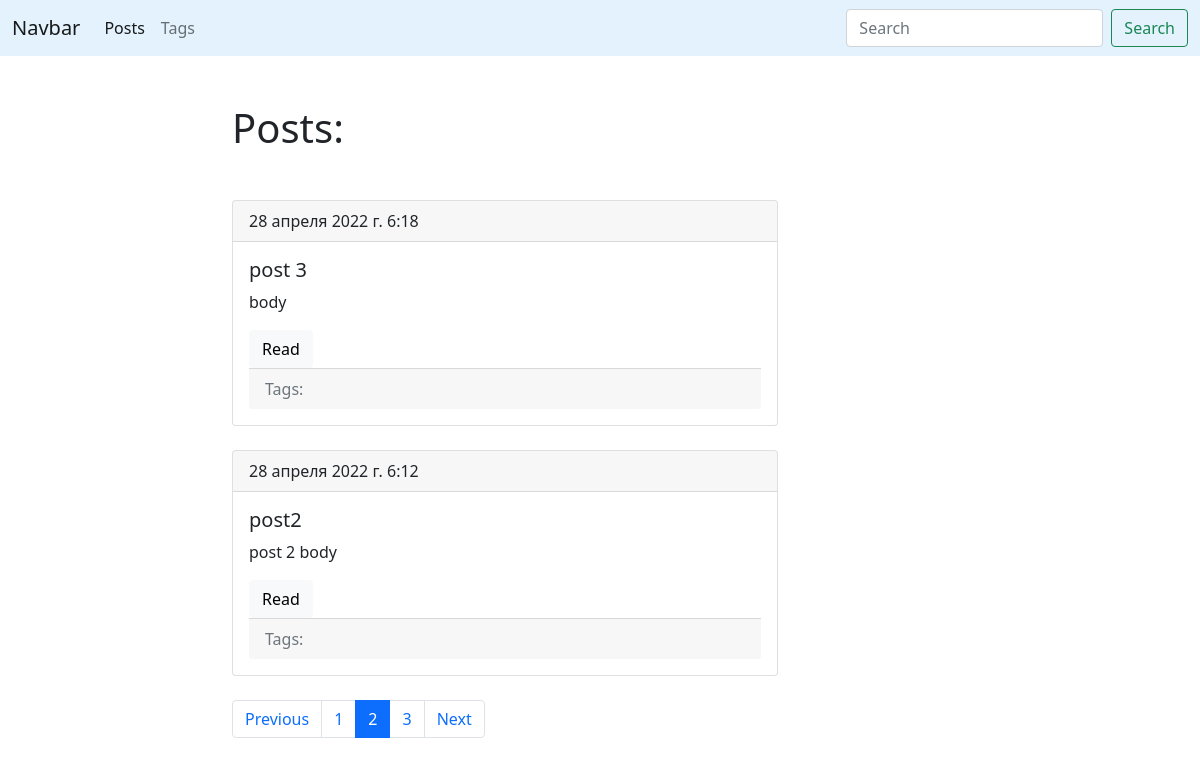
/blog/?page=2, run on an earlier commit of the app's database.
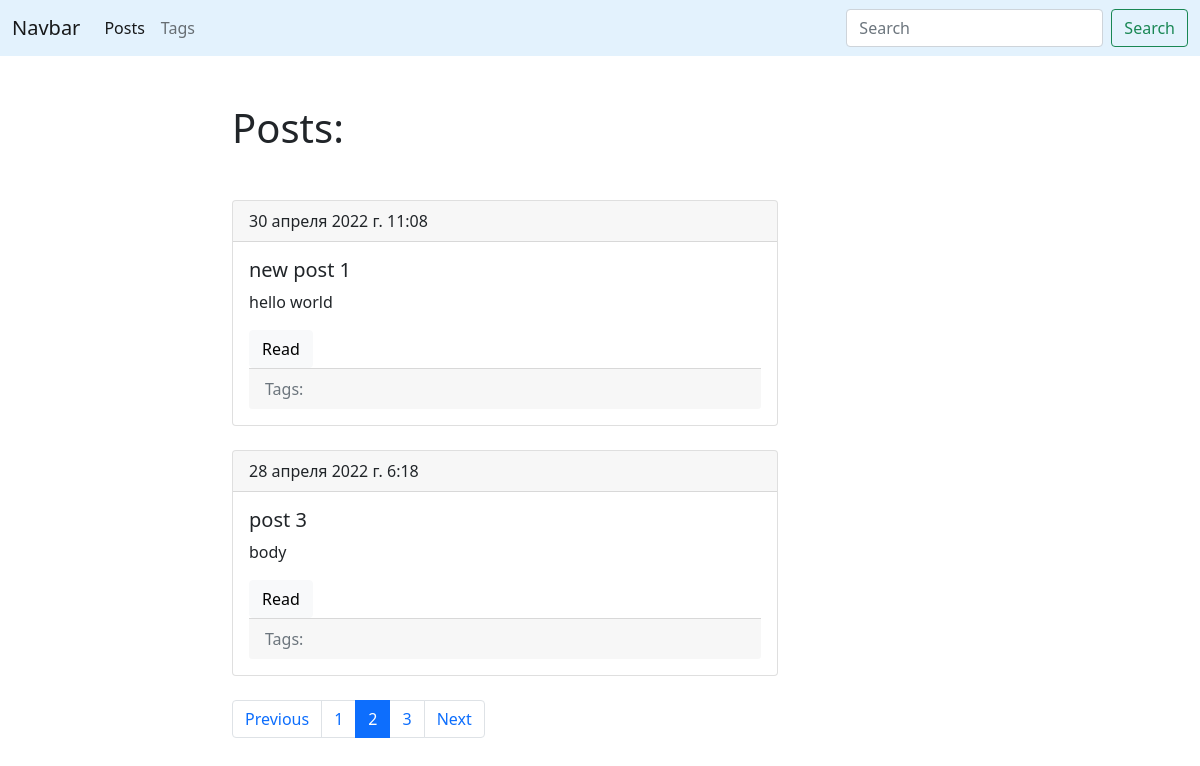
And on a later commit of the database.
### blog/models.py (models this page shows, shortened)
class Post(models.Model):
    title = models.CharField(max_length=150, db_index=True)
    slug = models.SlugField(max_length=150, blank=True, unique=True)
    body = models.TextField(blank=True, db_index=True)
    tags = models.ManyToManyField('Tag', blank=True, related_name='posts')
    date_pub = models.DateTimeField(auto_now_add=True)
    def get_absolute_url(self):
        return reverse('post_detail_url', kwargs={'slug': self.slug})
    class Meta:
        ordering = ['-date_pub']

### blog/views.py (the view)
# urls.py: path('', posts_list, name='posts_list_url'),
def posts_list(request):
    search_query = request.GET.get('search', '')
    if search_query:
        posts = Post.objects.filter(Q(title__icontains=search_query) | Q(body__icontains=search_query))
    else:
        posts = Post.objects.all()
    paginator = Paginator(posts, 2)
    page_number = request.GET.get('page', 1)
    page = paginator.get_page(page_number)
    is_paginated = page.has_other_pages()
    if page.has_previous():
        prev_url = f'?page={page.previous_page_number()}'
    else:
        prev_url = ''
    if page.has_next():
        next_url = f'?page={page.next_page_number()}'
    else:
        next_url = ''
    context = {
        'page_object': page,
        'is_paginated': is_paginated,
        'next_url': next_url,
        'prev_url': prev_url,
    }
    return render(request, 'blog/index.html', context=context)

### blog/templates/blog/index.html (shortened to what this page needs)
{% extends 'base.html' %}
{% block content %}
<h1 class="mb-5">Posts:</h1>
{% for post in page_object.object_list %}
   {% include 'blog/includes/post_card_template.html' %}
{% endfor %}
{% endblock %}

### blog/templates/blog/includes/post_card_template.html (shortened to what this page needs)
 <div class="card mb-4">
    <div class="card-header">
        {{ post.date_pub }}
    </div>
    <div class="card-body">
        <h5 class="card-title">{{ post.title }}</h5>
        <p class="card-text">{{ post.body|truncatewords:15 }}</p>
        <a href="{{ post.get_absolute_url }}" class="btn btn-light">Read</a>
        <div class="card-footer text-muted">
             Tags:
        </div>
    </div>
 </div>

What changed in the data, as far as the page shows it:
no longer on this page (row unchanged): Post: date_pub "28 апреля 2022 г. 6:12", title "post2", body "post 2 body"
added Post: date_pub "30 апреля 2022 г. 11:08", title "new post 1", body "hello world"
